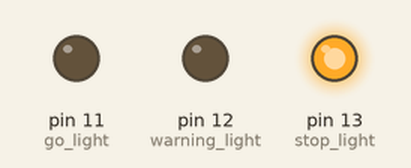
Bench run of a sketch on a simulated Arduino Uno, built with avr-gcc and run on an emulated ATmega328P. Shown: output pins drawn as LEDs (lit = HIGH).

Above: at 5.0 s.
At 15.0 s:
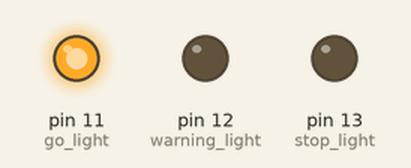
At 21.5 s:
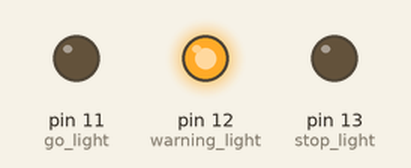
Timing chart, 0 to 29.9 s (numbered marks = the images above):
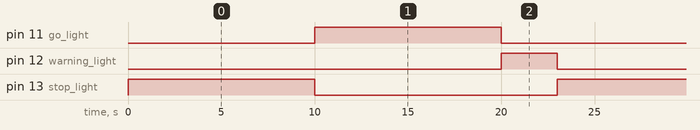

Measured:
- by itself, pin 11 (go_light), pin 13 (stop_light): alternates HIGH for 10.0 s and LOW for 13.0 s
- by itself, pin 12 (warning_light): alternates HIGH for 3.0 s and LOW for 20.0 s
- by itself, everything shown: repeats every 23.0 s, in 4 steps

The sketch:

Traffic_Light.ino
```cpp
int stop_light = 13;
int warning_light = 12;
int go_light = 11;

int red_count = 10 * 1000;
int green_count = 10 * 1000;

void setup() {
pinMode(stop_light, OUTPUT);
pinMode(warning_light, OUTPUT);
pinMode(go_light, OUTPUT);
}

void loop() {
    digitalWrite(stop_light, HIGH);
    delay(red_count);
    digitalWrite(stop_light, LOW);
    digitalWrite(go_light, HIGH);
    delay(green_count);
    digitalWrite(go_light, LOW);
    digitalWrite(warning_light, HIGH);
    delay(3000);
    digitalWrite(warning_light, LOW);
}
```
